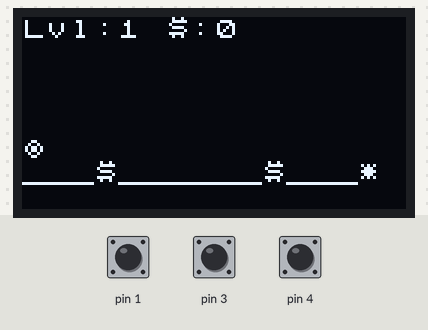
The sketch below on a simulated Arduino Uno, built with avr-gcc and run on an emulated ATmega328P. Shown: 128×64 one-colour display. Inputs (shaded band) come from the test bench; at power-on: pin 4 HIGH, pin 1 HIGH, pin 3 HIGH.

Above: at 0.88 s.
1.4 s: pin 4 pulled LOW for 1 s
At 3.02 s:
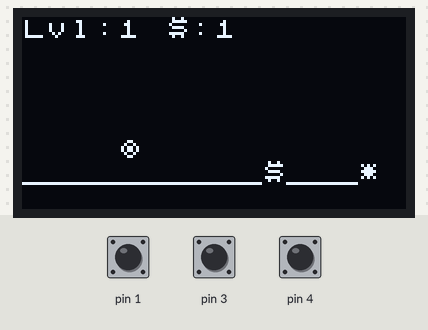
5.4 s: pin 4 pulled LOW for 3.2 s
At 8.83 s:
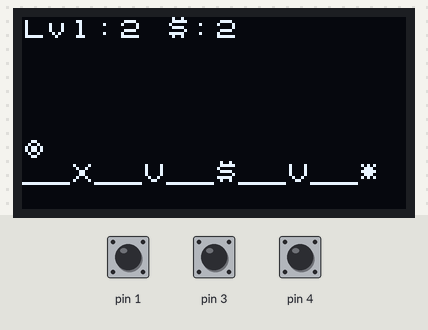
11.0 s: pin 4 pulled LOW for 1 s
At 12.5 s:
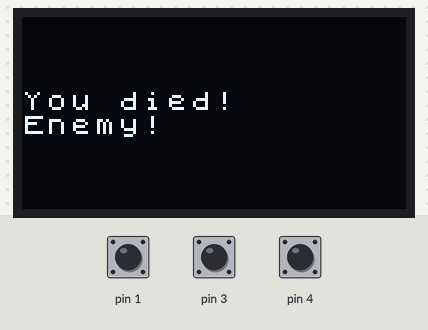
15.0 s: pin 4 pulled LOW for 1 s
At 15.52 s:
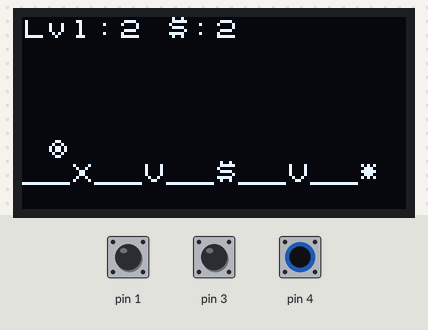
19.0 s: pin 1 pulled LOW for 1 s
At 20.0 s:
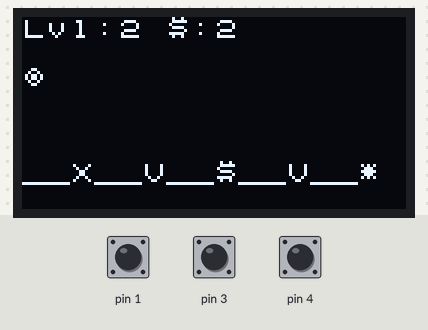
23.0 s: pin 4 pulled LOW for 1 s
At 24.6 s:
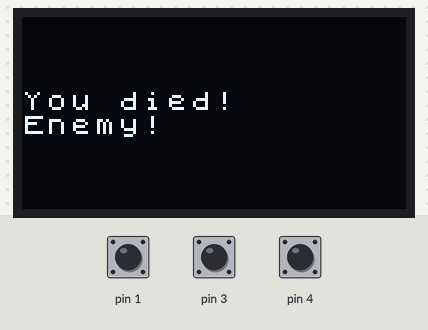

Measured:
- what the display in image 0 shows lasts 0.5 s, from 0.6 s to 1.1 s

The sketch:

PLATFORMER.ino
```cpp
#include <Arduino.h>
#include <U8x8lib.h>

#define F_CPU 8000000UL

// Pins
#define BTN_LEFT PB3
#define BTN_RIGHT PB4
#define BTN_JUMP PB1
#define OLED_SCL PB2
#define OLED_SDA PB0

U8X8_SSD1306_128X64_NONAME_SW_I2C u8x8(OLED_SCL, OLED_SDA, U8X8_PIN_NONE);

const uint8_t SCREEN_WIDTH = 16;
const uint8_t SCREEN_HEIGHT = 8;

char terrain[SCREEN_WIDTH + 1]; // current level terrain, null-terminated

const char levelData[][17] PROGMEM = {
  "___$______$___*",  //0
  "__X__V__$__V__*",  //1
  "_$___V___X___$*",  //2
  "_V_X_$__V___X_*",  //3
  "__X_V___B___$_*",  //4 boss
  "___$X___$___X_*",  //5
  "_V__$_V___$__X*",  //6
  "__X___V__$__X_*",  //7
  "___V___$___V__*",  //8
  "__B___X___$_X_*",  //9 boss
  "_$____$__X_V__*",  //10
  "__X__X___V__$_*",  //11
  "_V__$_X___$_X_*",  //12
  "_X___$_V__$X__*",  //13
  "__$__B__X___$_*",  //14 boss
  "__X__$_V___$_*",  //15
  "__V__X____V__*",  //16
  "_$_X___$__X__*",  //17
  "___V___X___V_*",  //18
  "__$_B___$_V__*",  //19 boss
  "_$_X___$__X__*",  //20
  "__V__$V___$__*",  //21
  "_X___$_X__V__*",  //22
  "__V___$___X__*",  //23
  "___B___X__$__*",  //24 boss
};

uint8_t currentLevel = 0;

uint8_t playerX = 0;
int8_t playerY = 5; // vertical row (0 top, 7 bottom), ground approx row 6
int8_t playerVY = 0;

const int8_t GRAVITY = 1;
const int8_t JUMP_VELOCITY = -3;

uint16_t coinsCollected = 0;

void loadLevel(uint8_t level) {
  if (level >= sizeof(levelData) / sizeof(levelData[0])) level = 0;
  strcpy_P(terrain, levelData[level]);
  playerX = 0;
  playerY = 5;
  playerVY = 0;
}

void drawScreen() {
  u8x8.clear();

  // Draw terrain on row 6 (ground)
  u8x8.setCursor(0, 6);
  u8x8.print(terrain);

  // Draw player '@' at playerX, playerY
  u8x8.setCursor(playerX, playerY);
  u8x8.print('@');

  // HUD row 0: level and coins
  u8x8.setCursor(0, 0);
  u8x8.printf("Lvl:%d $:%d", currentLevel + 1, coinsCollected);
}

void killPlayer(const char* reason) {
  u8x8.clear();
  u8x8.setCursor(0, 3);
  u8x8.print("You died!");
  u8x8.setCursor(0, 4);
  u8x8.print(reason);
  delay(1200);
  loadLevel(currentLevel);
}

void collectCoin() {
  coinsCollected++;
  terrain[playerX] = '_';
}

void nextLevel() {
  currentLevel++;
  if (currentLevel >= sizeof(levelData) / sizeof(levelData[0])) {
    u8x8.clear();
    u8x8.setCursor(2, 3);
    u8x8.print("You win!");
    while (true) delay(1000);
  }
  loadLevel(currentLevel);
}

void bossDefeated() {
  u8x8.clear();
  u8x8.setCursor(1, 3);
  u8x8.print("Boss Defeated!");
  delay(900);
}

bool isOnGround() {
  return playerY >= 5; // ground is row 6, player stands one above
}

// Attack boss if jump pressed and adjacent on same row
void tryAttackBoss() {
  bool jumpPressed = !digitalRead(BTN_JUMP);
  if (!jumpPressed) return;

  // Left adjacent
  if (playerX > 0 && terrain[playerX - 1] == 'B' && playerY == 5) {
    terrain[playerX - 1] = '_';
    bossDefeated();
  }
  // Right adjacent
  else if (playerX < SCREEN_WIDTH - 1 && terrain[playerX + 1] == 'B' && playerY == 5) {
    terrain[playerX + 1] = '_';
    bossDefeated();
  }
}

void updatePlayer() {
  // Jump input and only if on ground
  bool jumpPressed = !digitalRead(BTN_JUMP);
  if (jumpPressed && isOnGround() && playerVY == 0) {
    playerVY = JUMP_VELOCITY;
  }

  // Apply gravity
  playerVY += GRAVITY;

  // Calculate tentative newY
  int8_t newY = playerY + playerVY;

  // Floor collision - ground at row 5 (player stands at 5, ground at 6)
  if (newY >= 5) {
    newY = 5;
    playerVY = 0;
  }

  // Ceiling collision
  if (newY < 0) {
    newY = 0;
    playerVY = 0;
  }

  playerY = newY;
}

void setup() {
  pinMode(BTN_LEFT, INPUT_PULLUP);
  pinMode(BTN_RIGHT, INPUT_PULLUP);
  pinMode(BTN_JUMP, INPUT_PULLUP);

  u8x8.begin();
  u8x8.setFont(u8x8_font_chroma48medium8_r);

  loadLevel(currentLevel);
  drawScreen();
}

void loop() {
  tryAttackBoss();

  bool btnLeft = !digitalRead(BTN_LEFT);
  bool btnRight = !digitalRead(BTN_RIGHT);

  // Horizontal movement
  if (btnLeft && playerX > 0) {
    playerX--;
  } else if (btnRight && playerX < SCREEN_WIDTH - 1) {
    playerX++;
  }

  updatePlayer();

  // Check tile player stands on or just below, depends on playerY:
  // Since playerY is vertical position, tile is always on ground row (6)
  // So collisions with spikes/enemies are checked on terrain[playerX]
  char tile = terrain[playerX];

  if (tile == 'V') {
    killPlayer("Spiked!");
    return;
  } else if (tile == 'X') {
    killPlayer("Enemy!");
    return;
  } else if (tile == 'B') {
    killPlayer("Boss!");
    return;
  } else if (tile == '$') {
    collectCoin();
  } else if (tile == '*') {
    nextLevel();
  }

  drawScreen();
  delay(150);
}
```
